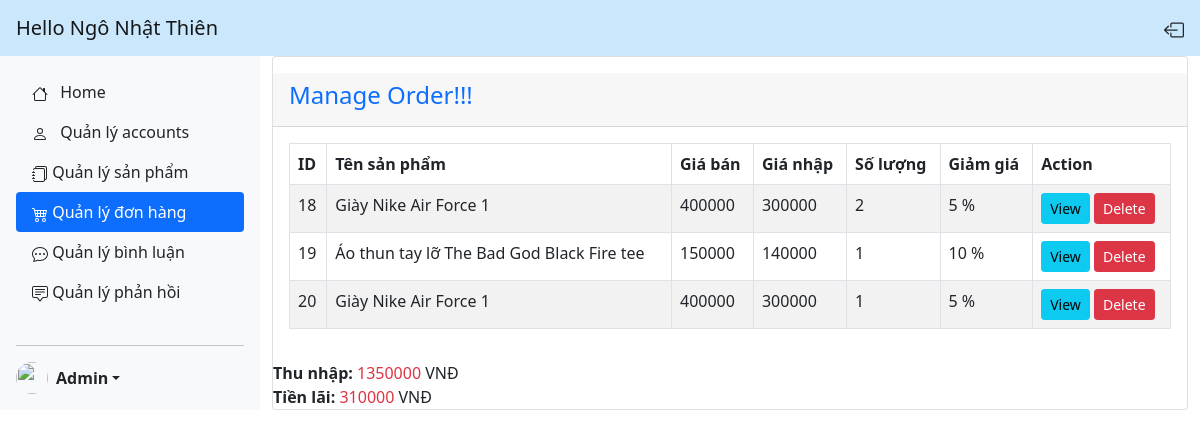
The page /admin/order.php (signed in) on the database its author committed.
### tables this page shows
CREATE TABLE `orders` (
  `order_id` int(11) NOT NULL,
  `pro_id` int(11) NOT NULL,
  `user_id` int(11) NOT NULL,
  `pro_name` varchar(255) NOT NULL,
  `pro_price` int(11) NOT NULL,
  `pro_quantify` int(10) NOT NULL,
  `pro_size` varchar(11) NOT NULL,
  `pro_color` varchar(11) NOT NULL,
  `pro_sale` int(4) NOT NULL,
  `created_at` date NOT NULL DEFAULT current_timestamp()
);

CREATE TABLE `products` (
  `pro_id` int(11) NOT NULL,
  `categoryKind` varchar(10) NOT NULL,
  `pro_name` varchar(255) NOT NULL,
  `forGender` varchar(20) NOT NULL,
  `price_buy` int(11) NOT NULL,
  `price_sell` int(11) NOT NULL,
  `image` varchar(255) NOT NULL,
  `pro_description` text NOT NULL,
  `sell_percent` int(4) NOT NULL,
  `created_at` date NOT NULL DEFAULT current_timestamp()
);

### HTML/admin/order.php (the view, shortened to what this page needs)
<!DOCTYPE html>
<html lang="en">
<head>
    <link href="https://cdn.jsdelivr.net/npm/bootstrap@5.0.2/dist/css/bootstrap.min.css" rel="stylesheet">
</head>
<body>
    <?php if (!isset($_SESSION['is_admin']) || !$_SESSION['is_admin']) { ?>
        <div class="alert alert-danger text-center" role="alert">
            You don't have permission
        </div>
        <a href="../index.php" class="btn btn-primary">Return to homepage</a>
    <?php } else { ?>
        <nav class="navbar navbar-light" style="background-color: #cbe7fb;">
            <span class="navbar-brand mb-0 h1 ms-3">Hello <?php echo $_SESSION['name']; ?> </span>
            <a href="logout.php" class="nav-link link-dark">
            </a>
        </nav>
        <div class="d-flex">
            <div class="d-flex flex-column flex-shrink-0 p-3 bg-light" style="width: 260px; background-color: #e3f2fd;">
                <ul class="nav nav-pills flex-column mb-auto">
                    <li class="nav-item">
                        <a href="index.php" class="nav-link link-dark">
                            Home
                        </a>
                    </li>
                    <li>
                        <a href="account.php" class="nav-link link-dark">
                            Quản lý accounts
                        </a>
                    </li>
                    <li>
                        <a href="product.php" class="nav-link link-dark">
                            Quản lý sản phẩm
                        </a>
                    </li>
                    <li>
                        <a href="order.php" class="nav-link active" aria-current="page">
                            Quản lý đơn hàng
                        </a>
                    </li>
                    <li>
                        <a href="comment.php" class="nav-link link-dark">
                            Quản lý bình luận
                        </a>
                    </li>
                    <li>
                        <a href="reply.php" class="nav-link link-dark">
                            Quản lý phản hồi
                        </a>
                    </li>
                </ul>
                <hr>
                <div class="dropdown">
                    <a href="#" class="d-flex align-items-center link-dark text-decoration-none dropdown-toggle" id="dropdownUser2" data-bs-toggle="dropdown" aria-expanded="false">
                        <img src="http://cdn.onlinewebfonts.com/svg/img_325798.png" alt="" width="32" height="32" class="rounded-circle me-2">
                        <strong>Admin</strong>
                    </a>
                </div>
            </div>
            <div class="container">
                <div class="row">
                    <div class="col-md-12">
                        <div class="card">
                            <div class="card-header mt-3">
                                <div class="h4 text-primary">
                                    Manage Order!!!
                                </div>
                            </div>
                            <div class="card-body">
                                <table class="table table-bordered table-striped" id="myTable">
                                    <thead>
                                        <tr>
                                            <th>ID</th>
                                            <th>Tên sản phẩm</th>
                                            <th>Giá bán</th>
                                            <th>Giá nhập</th>
                                            <th>Số lượng</th>
                                            <th>Giảm giá</th>
                                            <th>Action</th>
                                        </tr>
                                    </thead>
                                    <tbody>
                                        <?php
                                        require 'dbcon.php';
                                        $income = 0;
                                        $profit = 0;
                                        $sql = "SELECT * FROM orders";
                                        $result = mysqli_query($conn, $sql);
                                        if (mysqli_num_rows($result) > 0) {
                                            foreach ($result as $order) {
                                                $pro_id = $order['pro_id'];
                                                $sql_1 = "SELECT * FROM products WHERE pro_id = '$pro_id'";
                                                $result_1 = mysqli_query($conn, $sql_1);
                                                $products = mysqli_fetch_all($result_1, MYSQLI_ASSOC);
                                                $income += $products[0]['price_sell'] * $order['pro_quantify'];
                                                $profit += ($products[0]['price_sell'] - $products[0]['price_buy'])* $order['pro_quantify'];
                                        ?>
                                                <tr>
                                                    <td><?= $order['order_id'] ?></td>
                                                    <td><?= $products[0]['pro_name'] ?></td>
                                                    <td><?= $order['pro_price'] ?></td>
                                                    <td><?= $products[0]['price_buy'] ?></td>
                                                    <td><?= $order['pro_quantify'] ?></td>
                                                    <td><?= $order['pro_sale'] ?> %</td>
                                                    <td>
                                                        <button type="button" value="<?= $order['order_id']; ?>" class="viewOrderBtn btn btn-info btn-sm">View</button>
                                                        <button type="button" value="<?= $order['order_id']; ?>" class="deleteOrderBtn btn btn-danger btn-sm">Delete</button>
                                                    </td>
                                                </tr>
                                        <?php
                                            }
                                        }
                                        ?>
                                    </tbody>
                                </table>
                            </div>
                            <div>
                                <b>Thu nhập:</b>
                                <span class="text-danger"><?php echo $income ?></span> VNĐ
                                <br>
                                <b>Tiền lãi: </b>
                                <span class="text-danger"><?php echo $profit ?></span> VNĐ
                            </div>
                        </div>
                    </div>
                </div>
            </div>
        </div>
    <?php } ?>
</body>
</html>

### rows shown on the page
orders: order_id "18", pro.pro_name "Giày Nike Air Force 1", pro_price "400000", pro.price_buy "300000", pro_quantify "2", pro_sale "5"
orders: order_id "19", pro.pro_name "Áo thun tay lỡ The Bad God Black Fire tee", pro_price "150000", pro.price_buy "140000", pro_quantify "1", pro_sale "10"
orders: order_id "20", pro.pro_name "Giày Nike Air Force 1", pro_price "400000", pro.price_buy "300000", pro_quantify "1", pro_sale "5"

### other values the page prints
$_SESSION['name'] "Ngô Nhật Thiên"
$income "1350000"
$profit "310000"
